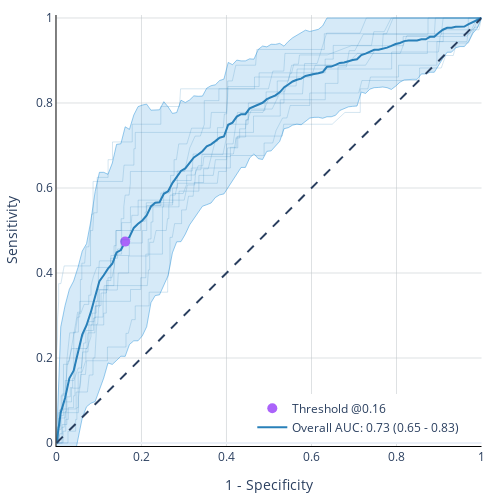

The code cell stored with this chart in its notebook:
### Code cell
# Ref: https://towardsdatascience.com/pooled-roc-with-xgboost-and-plotly-553a8169680c/
import numpy as np
from plotly import graph_objects as go
from sklearn.metrics import roc_curve

c_line = "rgba(52, 152, 219, 0.5)"
c_line_main = "rgba(41, 128, 185, 1.0)"
c_fill = "rgba(52, 152, 219, 0.2)"
c_grid = "rgba(189, 195, 199, 0.5)"

res = {}
for month_year, group in df.groupby("month_year"):
    label = group["target_ED_31d"]
    if label.nunique() == 1:
        continue
    pred = group["ed_pred_prob"]

    fpr, tpr, thresholds = roc_curve(label, pred)
    res[month_year] = {"fpr": fpr, "tpr": tpr, "thresholds": thresholds, "auc": roc_auc_score(label, pred)}

fpr_mean = np.linspace(0, 1, 100)
interp_tprs = []
scatter_objs = []
for month_year, metrics in res.items():
    fpr = metrics["fpr"]
    tpr = metrics["tpr"]
    interp_tpr = np.interp(fpr_mean, fpr, tpr)
    interp_tpr[0] = 0.0
    interp_tprs.append(interp_tpr)
    scatter_objs.append(
        go.Scatter(
            x=fpr,
            y=tpr,
            line=dict(color=c_line_main, width=0.2),
            hoverinfo="skip",
            showlegend=False,
            name=str(month_year),
        )
    )
tpr_mean = np.mean(interp_tprs, axis=0)
tpr_mean[-1] = 1.0
tpr_std = 2 * np.std(interp_tprs, axis=0)
tpr_upper = np.clip(tpr_mean + tpr_std, 0, 1)
tpr_lower = tpr_mean - tpr_std
aucs = [metrics["auc"] for metrics in res.values()]
auc, auc_min, auc_max = np.mean(aucs), min(aucs), max(aucs)

threshold = 0.16  # 20% alarm rate
idx = int(threshold * 100)

fig = go.Figure(
    [
        go.Scatter(
            x=fpr_mean, y=tpr_upper, line=dict(color=c_line, width=1), hoverinfo="skip", showlegend=False, name="upper"
        ),
        go.Scatter(
            x=fpr_mean,
            y=tpr_lower,
            fill="tonexty",
            fillcolor=c_fill,
            line=dict(color=c_line, width=1),
            hoverinfo="skip",
            showlegend=False,
            name="lower",
        ),
        go.Scatter(
            x=fpr_mean,
            y=tpr_mean,
            line=dict(color=c_line_main, width=2),
            hoverinfo="skip",
            showlegend=True,
            name=f"Overall AUC: {auc:.2f} ({auc_min:.2f} - {auc_max:.2f})",
        ),
        go.Scatter(
            x=[fpr_mean[idx]],
            y=[tpr_mean[idx]],
            mode="markers",
            marker=dict(size=10),
            name=f"Threshold @{threshold}",
            hoverinfo="skip",
            showlegend=True,
        ),
        *scatter_objs,
    ]
)
fig.add_shape(type="line", line=dict(dash="dash"), x0=0, x1=1, y0=0, y1=1)
fig.update_layout(
    template="plotly_white",
    title_x=0.5,
    xaxis_title="1 - Specificity",
    yaxis_title="Sensitivity",
    width=500,
    height=500,
    legend=dict(yanchor="bottom", xanchor="right", x=0.95, y=0.01),
    margin=dict(l=10, r=10, b=10, t=10),
)
fig.update_yaxes(range=[0, 1], gridcolor=c_grid, scaleanchor="x", scaleratio=1, linecolor="black")
fig.update_xaxes(range=[0, 1], gridcolor=c_grid, constrain="domain", linecolor="black")

fig.write_image("/Users/kevinhe/Downloads/auroc.png", scale=4, width=500, height=500)
fig
